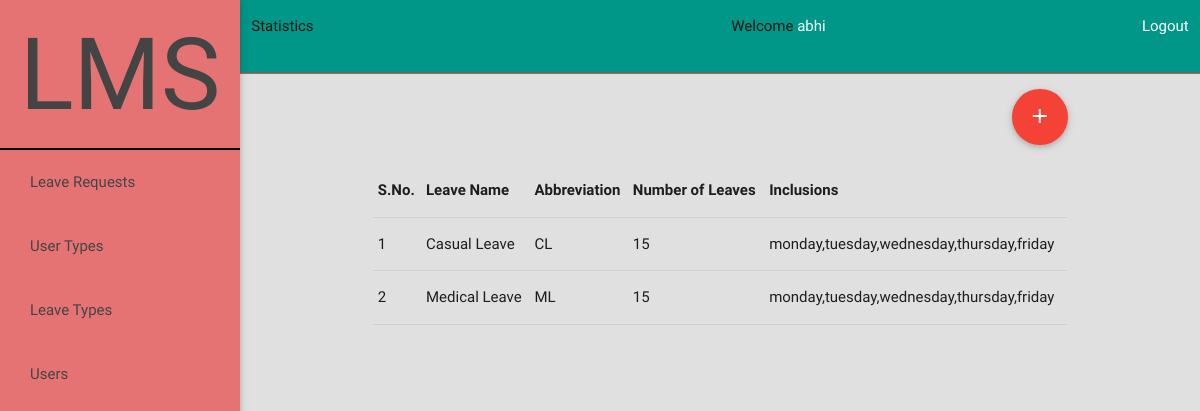
/admin/index.php?id=viewLeaveType (signed in), run on the app's committed database.
### tables this page shows
CREATE TABLE IF NOT EXISTS `leavetypes` (
  `id` int(11) NOT NULL,
  `leaveName` varchar(30) NOT NULL,
  `abbreviation` varchar(5) NOT NULL,
  `numLeaves` smallint(6) NOT NULL,
  `inclusions` set('monday','tuesday','wednesday','thursday','friday','saturday','sunday','holidays') NOT NULL
);

### core.php (called while the page is built, shortened)
<?php
function adminIsLoggedIn() {
	if(isset($_SESSION['admin_id']) && !empty($_SESSION['admin_id'])) {
		return true;
	}
	else {
		return false;
	}
}
function getUsername() {
	if(isset($_SESSION['username']) && !empty($_SESSION['username'])) {
		return $_SESSION['username'];
	}
	else {
		return NULL;
	}
}
?>

### admin/classDatabaseLeaveType.php (called while the page is built, shortened)
<?php
class DatabaseLeaveType
{
	private $table;
	public function __construct() {
		$this->table="leavetypes";
	}
	public function getLeaveTypes() {
		require_once '../core.php';
		require_once 'classLeaveType.php';
		$query="SELECT * FROM `".$this->table."`";
		if($query_run=mysql_query($query)) {
			$objLeaveTypeArray=array();
			$query_num_rows=mysql_num_rows($query_run);
			for($i=0;$i<$query_num_rows;$i++) {
				$objLeaveType=new LeaveType;
				$row=mysql_fetch_row($query_run);
				$objLeaveType->setLeaveName($row[1]);
				$objLeaveType->setAbbreviation($row[2]);
				$objLeaveType->setNumLeaves($row[3]);
				$objLeaveType->setInclusions($row[4]);
				array_push($objLeaveTypeArray, $objLeaveType);
			}
			return $objLeaveTypeArray;
		} else {
			setError(mysql_error());
		}
		return false;
	}
}
?>

### admin/classLeaveType.php (called while the page is built, shortened)
<?php
class LeaveType
{
	private $LeaveName;
	private $Abbreviation;
	private $NumLeaves;
	private $Inclusions;
	public function getLeaveName()
	{
		return $this->LeaveName;
	}
	public function setLeaveName($LeaveName)
	{
		$this->LeaveName=htmlentities($LeaveName);
	}
	public function getAbbreviation()
	{
		return $this->Abbreviation;
	}
	public function setAbbreviation($Abbreviation)
	{
		$this->Abbreviation=htmlentities($Abbreviation);
	}
	public function getNumLeaves()
	{
		return $this->NumLeaves;
	}
	public function setNumLeaves($NumLeaves)
	{
		$this->NumLeaves=htmlentities($NumLeaves);
	}
	public function getInclusions()
	{
		return $this->Inclusions;
	}
	public function setInclusions($Inclusion)
	{
		if(!empty($Inclusion)) {
			$this->Inclusions=htmlentities($Inclusion);
		}
	}
}
?>

### admin/viewLeaveType.php (the view)
<div class="row">
	<a class="btn-floating btn-large waves-effect waves-light red right tooltipped" data-position="right" data-delay="50" data-tooltip="Add new leave type" href="index.php?id=addLeaveType"><i class="material-icons">add</i></a>
</div>
<div class="row">
	<table class="highlight bordered responsive-table hoverable">
		<thead>
		  <tr>
		      <th data-field="id">S.No.</th>
		      <th data-field="name">Leave Name</th>
		      <th data-field="abbr">Abbreviation</th>
		      <th data-field="price">Number of Leaves</th>
		      <th data-field="incl">Inclusions</th>
		  </tr>
		</thead>
		<tbody>
		<?php
		require_once '../core.php';
		require_once 'classDatabaseLeaveType.php';
		$objDatabaseLeaveType=new DatabaseLeaveType;
		$objLeaveTypeArray=$objDatabaseLeaveType->getLeaveTypes();
		if($objLeaveTypeArray) {
			$i=1;
			foreach ($objLeaveTypeArray as $objLeaveType) {
				echo '<tr>'.
						'<td>'.$i.'</td>'.
						'<td>'.$objLeaveType->getLeaveName().'</td>'.
						'<td>'.$objLeaveType->getAbbreviation().'</td>'.
						'<td>'.$objLeaveType->getNumLeaves().'</td>'.
						'<td>'.$objLeaveType->getInclusions().'</td>'.
					'</tr>';
				$i++;
			}
		} else {
			setError('No Leave Type has been created yet.');
			setError('Create one by clicking on the add button above.');
		}
		?>
		</tbody>
	</table>
</div>

### admin/index.php (shortened to what this page needs)
<?php
require '../core.php';
?>
<!DOCTYPE html>
<html lang="en">
<head>
	<link href="../css/materialize.css" type="text/css" rel="stylesheet" media="screen,projection"/>
	<link href="../css/style.css" type="text/css" rel="stylesheet" media="screen,projection"/>
</head>
<body>
	<header>
		<ul class="side-nav fixed red lighten-2" id="mobile-menu">
			<a href="#!" class="brand-logo center">LMS</a>
			<?php
			if(adminIsLoggedIn()) {
			?>
				<li><a href="?id=leaveRequests">Leave Requests</a></li>
				<li><a href="?id=viewUserType">User Types</a></li>
				<li><a href="?id=viewLeaveType">Leave Types</a></li>
				<li><a href="?id=users">Users</a></li>
			<?php
			}
			?>
		</ul>
	</header>
	<main class="grey lighten-2">
		<div class="section teal">
			<div class="row">
				<?php
				if(adminIsLoggedIn()) {
				?>
				<div class="col s5 l6">Statistics</div>
				<div class="col s4">Welcome <a href="?id=profile" class="white-text"><?php echo getUsername(); ?></a></div>
				<div class="col s2 right-align"><a href="../logout.php" class="white-text">Logout</a></div>
				<?php
				} else {
				?>
				<div class="col s11 l12 center white-text">Login</div>
				<?php
				}
				?>
			</div>
		</div>
		<div class="divider red"></div>
		<div class="section container">
			<?php
			if(adminIsLoggedIn()) {
				if(!isset($_GET['id']))
					include 'viewLeaveRequests.php';
				else if($_GET['id']=='addLeaveType')
					include 'addLeaveType.php';
				else if($_GET['id']=='viewLeaveType')
					include 'viewLeaveType.php';
			} else {
				include 'login.php';
			}
			?>
		</div>
		<div class="section center red-text" id="errorBox">
		</div>
	</main>
</body>
</html>

### admin/index.php (style rules this page uses)
.brand-logo { height: 150px !important; padding-top: 25px !important; padding-bottom: 25px !important; line-height: 100px !important; font-size: 100px !important; border-bottom: 2px solid black; }
@media only screen and (min-width:993px) { html,body,main { height: 100%; } }
@media only screen and (min-width:993px) { main { margin-left: 240px; } }

### data on the page
leavetypes: leaveName "Casual Leave", abbreviation "CL", numLeaves "15", inclusions "monday,tuesday,wednesday,thursday,friday"
leavetypes: leaveName "Medical Leave", abbreviation "ML", numLeaves "15", inclusions "monday,tuesday,wednesday,thursday,friday"

### other printed values
getUsername() "abhi"
